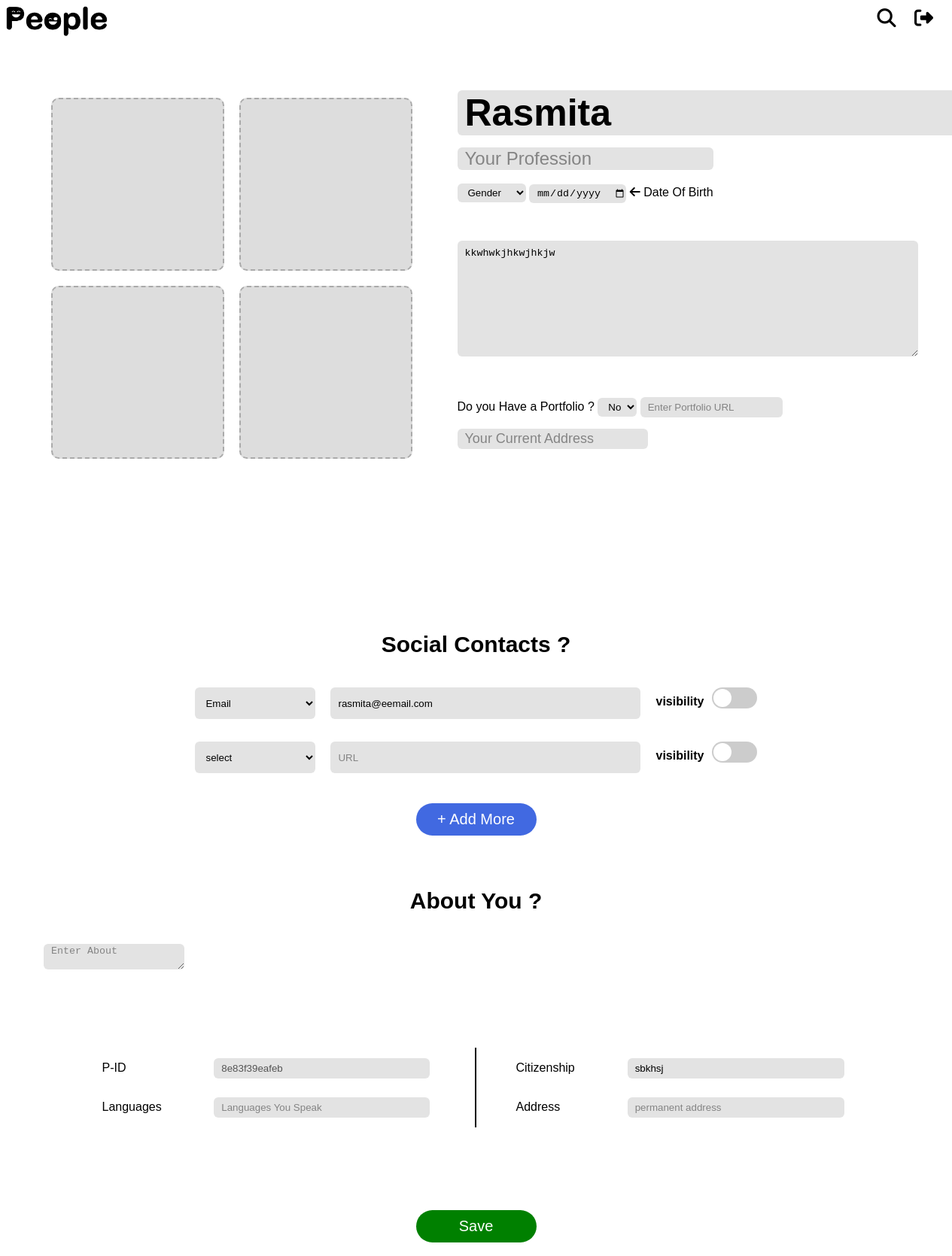
The page /peopleEdit (signed in) on the database as committed earlier.
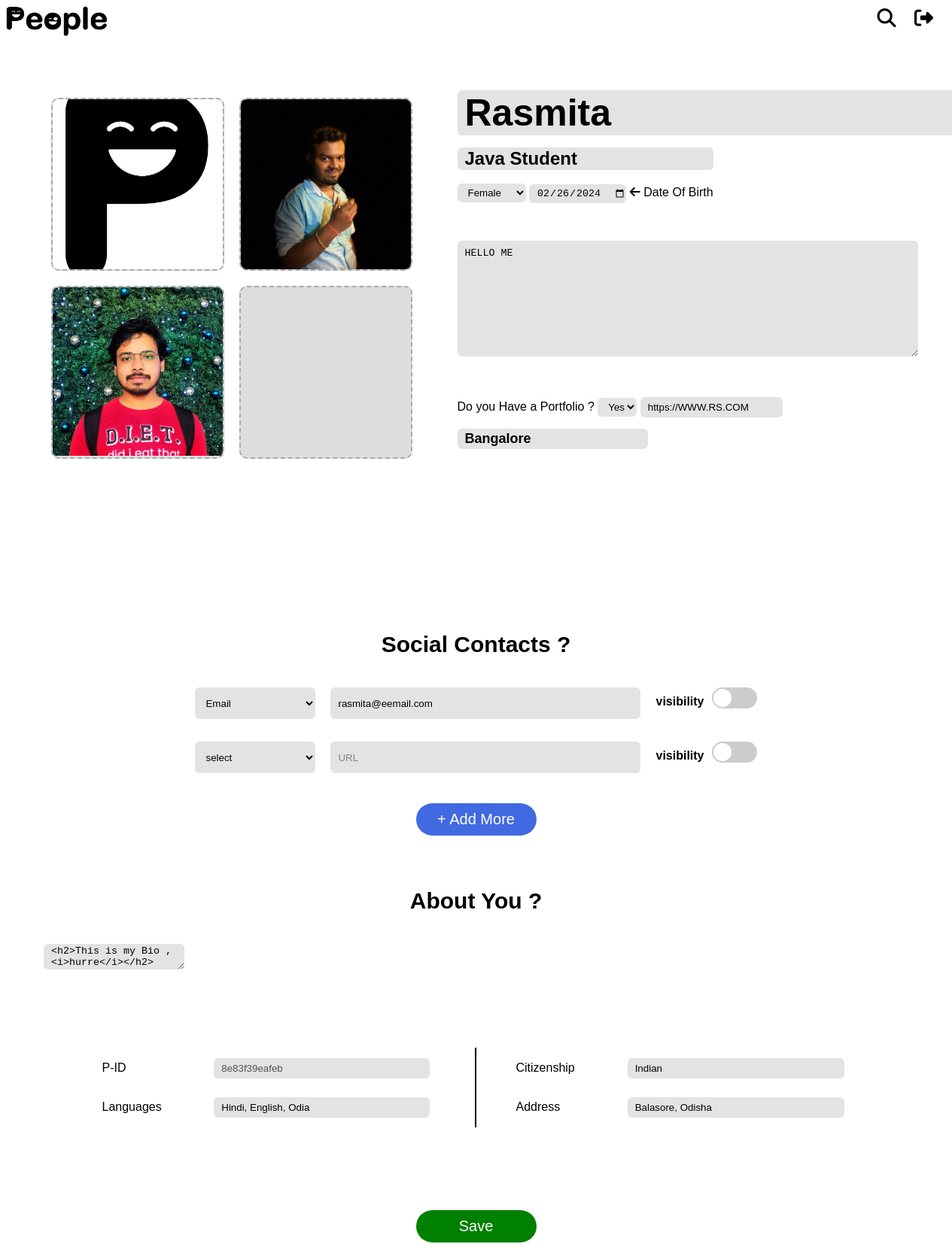
The same page on the database as committed later.
### app/models.py (models this page shows, shortened)
class Profile(models.Model):
    pid = models.CharField(max_length=12, unique=True, help_text='12 digit P-ID', editable=False)
    name = models.CharField(max_length=100)
    email = models.EmailField(max_length=255, unique=True)
    profession = models.CharField(max_length=100, blank=True, null=True)
    GENDER_CHOICES = [
        ('Male', 'Male'),
        ('Female', 'Female'),
        ('Other', 'Other'),
    ]
    gender = models.CharField(max_length=10, choices=GENDER_CHOICES, blank=True, null=True)
    dob = models.DateField(blank=True, null=True)
    image1 = models.ImageField(upload_to='profile_images/', blank=True, null=True)
    image2 = models.ImageField(upload_to='profile_images/', blank=True, null=True)
    image3 = models.ImageField(upload_to='profile_images/', blank=True, null=True)
    image4 = models.ImageField(upload_to='profile_images/', blank=True, null=True)
    description = models.TextField(blank=True, null=True)
    portfolio_availability = models.BooleanField(default=False)
    portfolio_url = models.URLField(blank=True, null=True)
    about = models.TextField(blank=True, null=True)
    current_address = models.TextField(blank=True, null=True)
    permanent_address = models.TextField(blank=True, null=True)
    citizenship = models.CharField(max_length=100, blank=True, null=True)
    languages = models.TextField(blank=True, null=True)
    password = models.CharField(max_length=100)

### app/views.py (the view, shortened to what this page needs)
# urls.py: path('peopleEdit', views.peopleEdit, name='peopleEdit'),
def peopleEdit(request):
    if 'profile_id' not in request.session:
        return redirect('signin')
    try:
        profile_id = request.session['profile_id']
        profile = Profile.objects.get(id=profile_id)
    except (KeyError, Profile.DoesNotExist):
        return redirect('signin')
    return render(request, 'peopleEdit.html', {'profile': profile})

### app/templates/peopleEdit.html (shortened to what this page needs)
<!DOCTYPE html>
<html lang="en">
<head>
    {% load static %}
    <link rel="stylesheet" type="text/css" href="{% static 'css/peopleEdit.css' %}">
    <link rel="stylesheet" href="https://cdnjs.cloudflare.com/ajax/libs/font-awesome/6.5.1/css/all.min.css"
 />
</head>
<body>
    <header>
        <img class="logo" src="{% static 'images/logo.png' %}" alt="">
        <div class="options">
            <a href="#"><i class="fa-solid fa-magnifying-glass"></i></a>
            <a href="{% url 'logout' %}"><i class="fa-solid fa-right-from-bracket"></i></a>
        </div>
    </header>
    <form action="" method="post" enctype="multipart/form-data">
        <div class="main-container">
            <div class="carousel">
                <div class="row-center">
                  <label class="picture" for="picture__input1" tabIndex="0">
                    <span id="picture__image1" class="picture__image">
                        {% if profile.image1 %}
                            <img class="picture__img" src="{{ profile.image1.url }}" alt="">
                        {% endif %}
                    </span>
                  </label>
                  <label class="picture" for="picture__input2" tabIndex="0">
                    <span id="picture__image2" class="picture__image">
                        {% if profile.image2 %}
                            <img class="picture__img" src="{{ profile.image2.url }}" alt="">
                        {% endif %}
                    </span>
                  </label>
                </div>
                <div class="row-center">
                  <label class="picture" for="picture__input3" tabIndex="0">
                    <span id="picture__image3" class="picture__image">
                        {% if profile.image3 %}
                            <img class="picture__img" src="{{ profile.image3.url }}" alt="">
                        {% endif %}
                    </span>
                  </label>
                  <label class="picture" for="picture__input4" tabIndex="0">
                  </label>
                </div>
              </div>
            <div class="responsive-row">
                <div class="details">
                    <input class="eh1" type="text" name="name" id="" value="{{ profile.name }}" placeholder="Enter Your Name">
                    <input class="eh2" type="text" name="profession" id="" value="{{ profile.profession|default:'' }}" placeholder="Your Profession"><br><br>
                    <select name="gender" id="">
                        <option value="" {% if not profile.gender %} selected {% endif %}>Gender</option>
                        <option value="Female" {% if profile.gender == 'Female' %} selected {% endif %}>Female</option>
                    </select>
                    {% if profile.dob %}
                        {% with profile.dob|date:"Y-m-d" as dob_formatted %}
                            <input type="date" name="dob" id="" value="{{ dob_formatted }}">
                        {% endwith %}
                    {% else %}
                        <input type="date" name="dob" id="" value="">
                    {% endif %}
                    <i class="fa-solid fa-arrow-left"></i> Date Of Birth<br>
                    <textarea name="description" id="" rows="5" placeholder="Profile Description">{{ profile.description|default:'' }}</textarea>
                    Do you Have a Portfolio ?
                    <select name="portfolio_availability" id="">
                        <option value="0" {% if not profile.portfolio_availability %} selected {% endif %}>No</option>
                        <option value="1" {% if profile.portfolio_availability %} selected {% endif %}>Yes</option>
                    </select>
                    <input type="text" name="portfolio_url" id="" value="{{ profile.portfolio_url|default:'' }}" placeholder="Enter Portfolio URL"><br>
                    <input class="address" type="text" name="current_address" id="" value="{{ profile.current_address|default:'' }}" placeholder="Your Current Address">
                </div>
            </div>
        </div>
        <section class="social-links">
            <div>
                <h1>Social Contacts ?</h1>
                <div class="social-add">
                    <select name="" id="">
                        <option value="">Email</option>
                    </select>
                    <input type="email" name="email" id="" value="{{ profile.email }}">
                    <h4>visibility</h4>
                    <div class="toggle-switch">
                        <label for="visibility-toggle"></label>
                    </div>
                </div>
                <div class="social-add">
                    <select name="" id="">
                        <option value="">select</option>
                    </select>
                    <input type="url" name="" id="" placeholder="URL">
                    <h4>visibility</h4>
                    <div class="toggle-switch">
                        <label for="visibility-toggle"></label>
                    </div>
                </div>
                <div class="row-center"><button>+ Add More</button></div>
            </div>
        </section>
        <section class="about">
            <h1>About You ?</h1>
            <textarea id="editor" name="about" placeholder="Enter About">{{ profile.about|default:'' }}</textarea>
        </section>
        <section class="informations">
            <table>
                <tr>
                    <td>P-ID</td>
                    <td><input type="text" name="" id="" value="{{ profile.pid }}" disabled></td>
                </tr>
                <tr>
                    <td>Languages</td>
                    <td><input type="text" name="languages" id="" value="{{ profile.languages|default:'' }}" placeholder="Languages You Speak"></td>
                </tr>
            </table>
            <table>
                <tr>
                    <td>Citizenship</td>
                    <td><input type="text" name="citizenship" id="" value="{{ profile.citizenship|default:'' }}" placeholder="Your Citizenship"></td>
                </tr>
                <tr>
                    <td>Address</td>
                    <td><input type="text" name="permanent_address" id="" value="{{ profile.permanent_address|default:'' }}" placeholder="permanent address"></td>
                </tr>
            </table>
        </section>
        <div class="row-center"><button class="main-submit">Save</button></div>
    </form>
</body>
</html>

### app/static/css/peopleEdit.css (style rules this page uses)
body { font-family: Arial, Helvetica, sans-serif; }
.logo { position: fixed; width: 140px; top: 5px; left: 5px; }
.options { position: fixed; top: 10px; right: 5px; }
.options a { font-size: 25px; margin-right: 20px; color: black; }
.main-container { display: flex; justify-content: center; margin-top: 15vh; }
.details { margin-left: 50px; width: 700px; }
.details .eh1 { margin: 0; font-weight: bold; font-size: 50px; }
.details .eh2 { margin: 0; font-weight: bold; font-size: 24px; margin: 16px auto auto; }
.details textarea { margin: 50px auto; line-height: 30px; width: 100%; }
.details .address { margin: 15px auto; font-size: 18px; font-weight: bold; }
.carousel { width: 500px; height: 500px; border-radius: 10px; overflow: hidden; position: relative; }
@media screen and (max-width: 1270px) { .details { margin-left: 50px; width: 600px; } }
.social-links { margin-top: 20vh; display: flex; justify-content: center; }
.about h1, .social-links h1 { margin: 60px auto 40px; font-size: 30px; text-align: center; }
.about { margin: auto 50px; }
.row-center { display: flex; justify-content: center; }
.social-links button { width: 160px; border-radius: 25px; border: none; text-align: center; font-size: 20px; font-family: Arial, Helvetica, sans-serif; text-decoration: none; margin: 10px 5px; padding: 10px; color: white; background-color: royalblue; }
.informations { display: flex; justify-content: center; margin: 100px auto; }
.informations table { width: 500px; }
.informations table:nth-child(1) { margin: auto 50px auto 50px; border-right: 2px solid black; }
.informations table tr { height: 50px; }
.informations input { width: 80%; }
input, select, textarea { border: none; background: #e3e3e3; border-radius: 6px; padding-left: 10px; min-height: 25px; }
input::placeholder, textarea::placeholder { color: #848484; font-weight: normal; }
.social-add { display: flex; justify-content: center; margin: 30px auto; }
.social-add input { margin-right: 20px; width: 400px; height: 40px; }
.social-add select { margin-right: 20px; width: 160px; }
.social-add h4 { margin: 10px 10px 0 0; }
.toggle-switch { position: relative; width: 60px; height: 28px; }
.toggle-switch label { position: absolute; cursor: pointer; top: 0; left: 0; right: 0; bottom: 0; background-color: #ccc; border-radius: 34px; transition: background-color 0.4s; }
.toggle-switch label:after { content: ""; position: absolute; left: 2px; top: 2px; width: 24px; height: 24px; background-color: white; border-radius: 50%; transition: transform 0.4s; }
.picture { width: 50%; aspect-ratio: 1; background: #ddd; display: flex; align-items: center; justify-content: center; color: #aaa; border: 2px dashed currentcolor; border-radius: 10px; cursor: pointer; font-family: sans-serif; transition: color 300ms ease-in-out, background 300ms ease-in-out; outline: none; overflow: hidden; margin: 2%; }
.picture__img { max-width: 100%; }
.main-submit { width: 160px; border-radius: 25px; border: none; text-align: center; font-size: 20px; font-family: Arial, Helvetica, sans-serif; text-decoration: none; margin: 10px 5px; padding: 10px; color: white; background-color: green; }

Rows that differ between the two databases and show on the page:
changed Profile "Rasmita": image1: picture added; image2: picture added; image3: picture added; profession (not shown) → "Java Student"; gender "Gender" → "Female"; description "kkwhwkjhkwjhkjw" → "HELLO ME"; portfolio_availability "No" → "Yes"; portfolio_url (not shown) → "https://WWW.RS.COM"; current_address (not shown) → "Bangalore"; about (not shown) → "<h2>This is my Bio , <i>hurre</i></h2>"; languages (not shown) → "Hindi, English, Odia"; citizenship "sbkhsj" → "Indian"; permanent_address (not shown) → "Balasore, Odisha"
Other text that changed with them:
form field dob: (not shown) → "02/26/2024"
